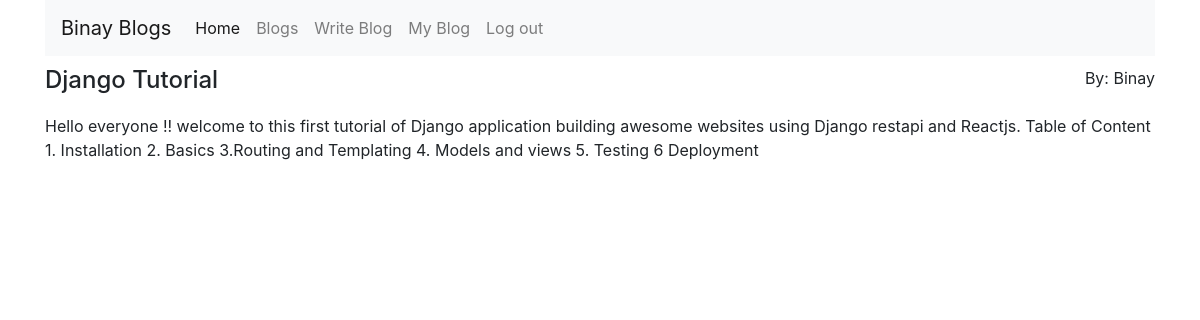
The page /blogs/1/ (signed in) on the database its author committed.
### blogs/models.py (models this page shows, shortened)
class DateInformation(models.Model):
    created_at = models.DateTimeField(auto_now_add=True)
    updated_at = models.DateTimeField(auto_now=True)

class Blog(DateInformation):
    title= models.CharField(max_length=300)
    body = models.TextField()
    author_id = models.ForeignKey(Author,on_delete=models.CASCADE)

class Author(models.Model):
    user = models.ForeignKey(User,on_delete=models.CASCADE)
    name = models.CharField(max_length=300)
    def __str__(self):
        return self.name

### blogs/views.py (the view)
# urls.py: path('<int:blog_id>/',blog_detail,name="blog_detail"),
def blog_detail(request,blog_id):
    blog = get_object_or_404(Blog.objects.filter(pk=blog_id).select_related('author_id'))
    return render(request,'blogs/blog_detail.html',{'blog':blog})

### blogs/templates/blogs/blog_detail.html
{% extends 'myblogs/main.html' %}
{% block content%}
<div class="row" style="margin-top: 10px;">
    <h4> {{blog.title}} </h4> <hr>
    <p>  By: {{blog.author_id}}</p>
    <br>
    <br>
    <p>{{blog.body}}</p>
</div>
{% endblock content%}

### rows shown on the page
Blog: title "Django Tutorial", author_id "Binay", body "Hello everyone !! welcome to this first tutorial of Django application building awesome websites using Django restapi and Reactjs. Table of Content 1. Installation 2. Basics 3.Routing and Templating 4. Models and views 5. Testing 6 Deployment"
